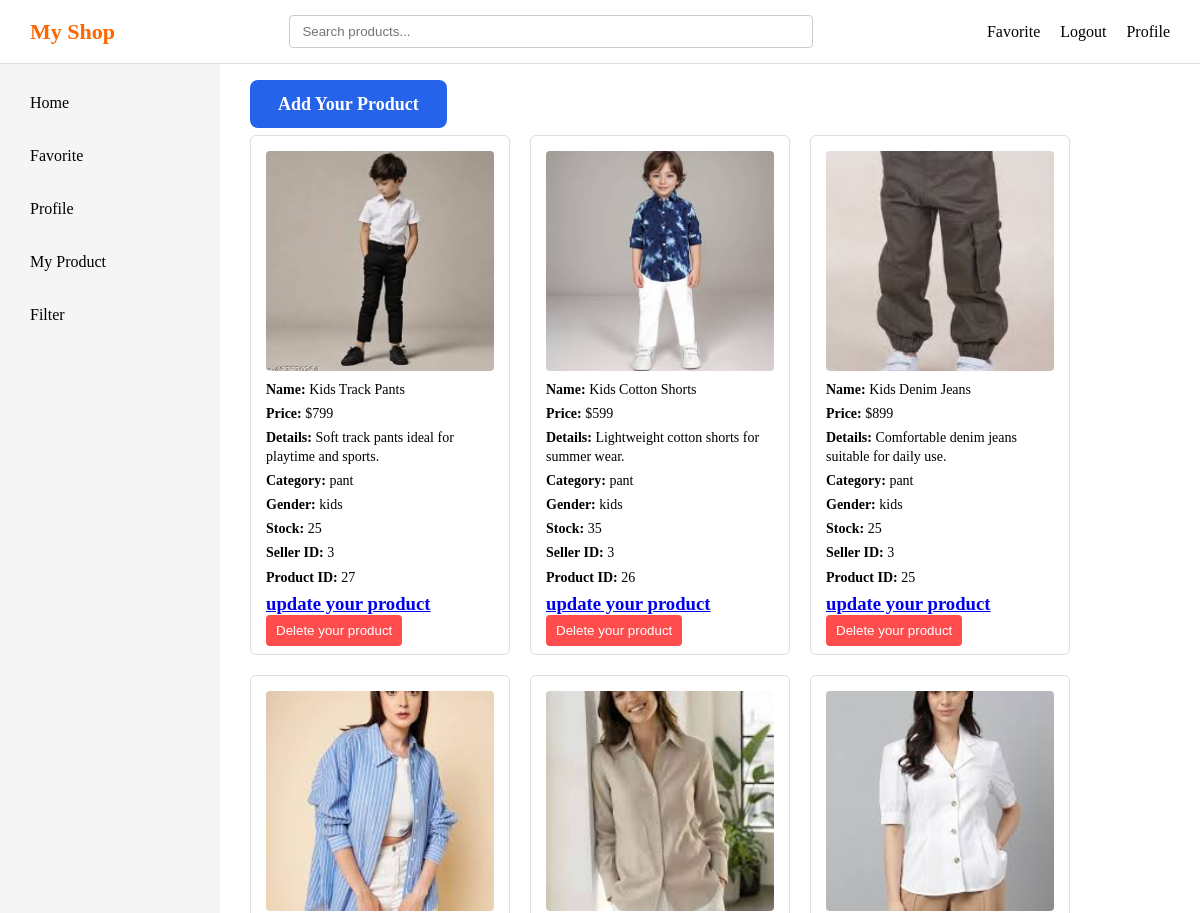
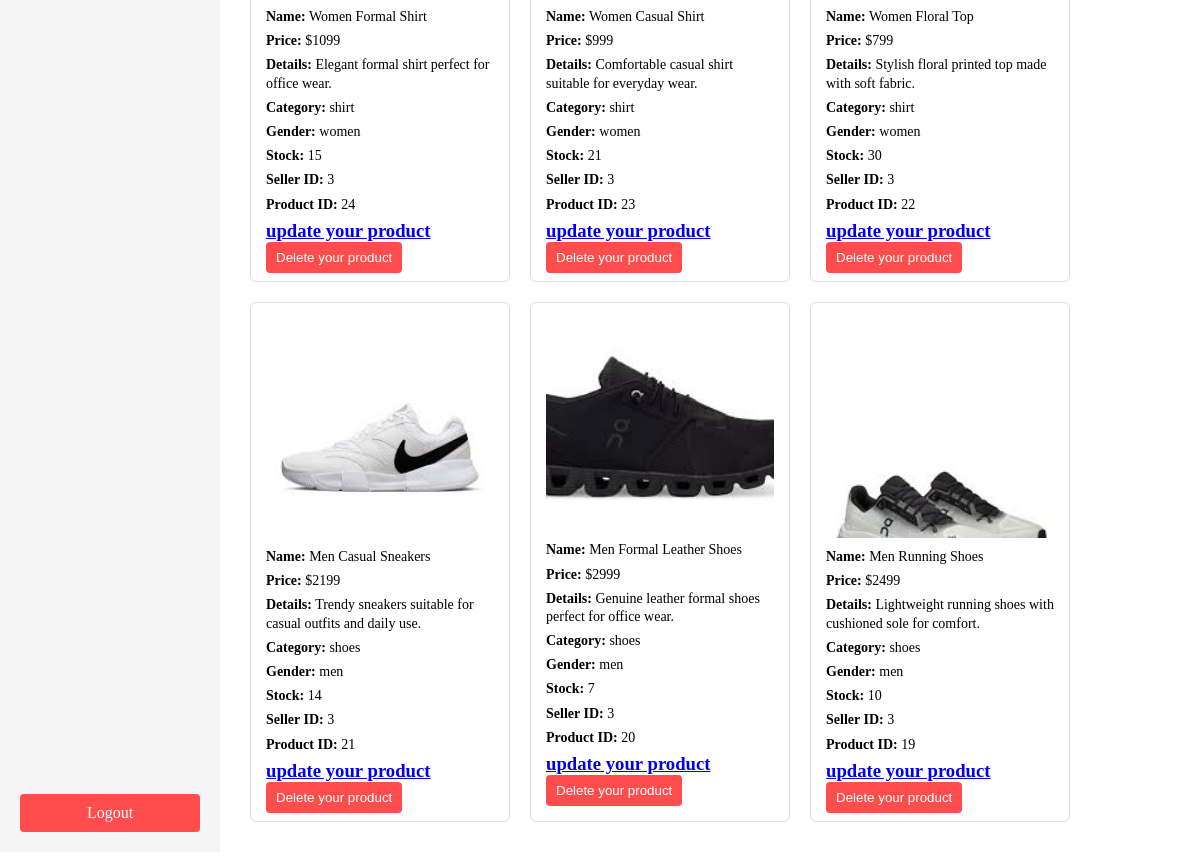
The page /myproduct (signed in) on the database its author committed (2 pictures, top to bottom).
### app/models/product.py (models this page shows)
class Product(db.Model):
    id=db.Column(db.Integer, primary_key = True)
    product_name = db.Column(db.String(100))
    product_price= db.Column(db.Integer)
    product_image= db.Column(db.String(200))
    product_details = db.Column(db.Text)
    product_category = db.Column(db.String(100))
    product_gender= db.Column(db.String(20))
    product_stock= db.Column(db.Integer)
    status = db.Column(db.String(10),nullable=False,default='active')
    seller_id = db.Column(db.Integer, db.ForeignKey('user.id'))

### app/product/routes.py (the view)
@product_bp.route('/myproduct')
def myproduct():
    if 'user' not in session:
        return redirect(url_for('auth.login'))
    username = session.get('user')
    user = User.query.filter_by(username= username).first()
    if user.user_type !='s':
        abort(404)
    seller_id = user.id
    query = Product.query.filter_by(seller_id = seller_id)
    category = request.args.get('category')
    gender = request.args.get('gender')
    price = request.args.get('price')
    if category:
        query = query.filter(Product.product_category.in_(category.split(',')))
    if gender:
        query = query.filter(Product.product_gender.in_(gender.split(',')))
    if price:
        query = query.filter(Product.product_price <= int(price))
    products = query.filter(Product.status == 'active').order_by(Product.id.desc()).all()
    product_list = []
    for p in products:
        product_list.append({
            "id": p.id,
            "name": p.product_name,
            "price": p.product_price,
            "image":p.product_image,
            "details":p.product_details,
            "category":p.product_category,
            "gender":p.product_gender,
            "stock":p.product_stock,
            "sellerId":p.seller_id
        })
    return render_template('myproduct.html' , user = user,products = products,products_json = product_list)

### app/templates/myproduct.html (shortened to what this page needs)
<!DOCTYPE html>
<html lang="en">
<head>
    <link rel="stylesheet" href="{{ url_for('static', filename='style.css') }}">
</head>
<body>
    <div class="header">
        <div class="logo">My Shop</div>
        <div class="searchbar" id="searchbar">
            <input type="text" id="search" placeholder="Search products..." />
        </div>
        <div class="right">
            <div class="favorite"><a href="/favorite">Favorite</a></div>
            <div class="logout"><a href="/logout">Logout</a></div>
            <div class="profile"><a href="/profile">Profile</a></div>
        </div>
    </div>
    <div class="layout">
        <div class="sidebar">
            <div class="top">
                <div class="home" id="sidebar-home">Home</div>
                <div class="favorite" id="sidebar-favorite">Favorite</div>
                <div class="profile" id="sidebar-profile">Profile</div>
                {% if user.user_type == 's' %}
                <div class="my_product" id="sidebar-myproduct">My Product</div>
                {% endif %}
                <div class="filter" id="sidebar-filter">Filter</div>
            </div>
            <div class="logout" id="sidebar-logout">Logout</div>
        </div>
        <div class="main">
            <div class="add-product-box">
                <a href="{{ url_for('product.addproduct', seller_id=user.id) }}">
                    Add Your Product
                </a>
            </div>
            {% if products %}
            <div class="products" id="products">
                {% for product in products %}
                <div class="product-card">
                    <img src="{{ url_for('static', filename='uploads/' + product.product_image) }}">
                    <p><strong>Name:</strong> {{ product.product_name }}</p>
                    <p><strong>Price:</strong> ${{ product.product_price }}</p>
                    <p><strong>Details:</strong> {{ product.product_details }}</p>
                    <p><strong>Category:</strong> {{ product.product_category }}</p>
                    <p><strong>Gender:</strong> {{ product.product_gender }}</p>
                    <p><strong>Stock:</strong> {{ product.product_stock }}</p>
                    <p><strong>Seller ID:</strong> {{ product.seller_id }}</p>
                    <p><strong>Product ID:</strong> {{ product.id }}</p>
                    <h3>
                        <a href="{{ url_for('product.update', product_id=product.id) }}">update your product</a>
                    </h3>
                    <form method="post" action="{{ url_for('product.delete', product_id=product.id) }}" class="delete-form"
                        onsubmit="return confirm('Are you sure, You want to delete this Product?');">
                        <button type="submit">Delete your product</button>
                    </form>
                </div>
                {% endfor %}
            </div>
            {% else %}
            <div class="notfound">
                <h1>this products are currently not available</h1>
            </div>
            {% endif %}
        </div>
    </div>
</body>
</html>

### app/static/style.css (style rules this page uses)
* { margin: 0; padding: 0; box-sizing: border-box; }
.header { display: flex; align-items: center; justify-content: space-between; padding: 15px 30px; background-color: #ffffff; border-bottom: 1px solid #ddd; width: 100%; }
.logo { font-size: 22px; font-weight: bold; color: #ff6600; white-space: nowrap; }
.searchbar { flex: 1; display: flex; justify-content: center; }
.searchbar input { width: 60%; min-width: 250px; padding: 8px 12px; border: 1px solid #ccc; border-radius: 4px; }
.right { display: flex; align-items: center; gap: 20px; white-space: nowrap; }
.right a, .right div { text-decoration: none; color: #000; cursor: pointer; font-weight: 500; }
.layout { display: flex; height: calc(100vh - 70px); }
.sidebar { width: 220px; height: 100%; background-color: #f5f5f5; padding: 20px; display: flex; flex-direction: column; }
.sidebar .top { flex: 1; overflow-y: auto; display: flex; flex-direction: column; gap: 15px; }
.sidebar .top div { padding: 10px; cursor: pointer; border-radius: 4px; }
.sidebar .logout { padding: 10px; background-color: #ff4d4d; color: white; text-align: center; border-radius: 4px; cursor: pointer; flex-shrink: 0; }
.main { flex: 1; padding: 30px; background-color: #ffffff; overflow-y: auto; }
.products { display: grid; grid-template-columns: repeat(auto-fill, 260px); gap: 20px; margin-top: 20px; }
.products > div { width: 260px; height: 520px; border: 1px solid #ddd; border-radius: 6px; padding: 15px; background-color: #fff; display: flex; flex-direction: column; overflow: hidden; }
.products img { width: 100%; height: 220px; object-fit: cover; border-radius: 4px; margin-bottom: 10px; }
.products p { font-size: 14px; margin-bottom: 6px; line-height: 1.3; }
.buybutton a, .products button { margin-top: auto; padding: 8px 10px; border-radius: 4px; text-align: center; background-color: #ff6600; color: white; text-decoration: none; border: none; cursor: pointer; }
.delete-form button { background-color: #ff4d4d; }
.add-product-box a { text-decoration: none; background-color: #2563eb; color: white; padding: 14px 28px; border-radius: 8px; font-size: 18px; font-weight: 600; transition: 0.3s ease; }

### rows shown on the page
Product: product_image (picture), product_name "Kids Track Pants", product_price "799", product_details "Soft track pants ideal for playtime and sports.", product_category "pant", product_gender "kids", product_stock "25", seller_id "3", id "27"
Product: product_image (picture), product_name "Kids Cotton Shorts", product_price "599", product_details "Lightweight cotton shorts for summer wear.", product_category "pant", product_gender "kids", product_stock "35", seller_id "3", id "26"
Product: product_image (picture), product_name "Kids Denim Jeans", product_price "899", product_details "Comfortable denim jeans suitable for daily use.", product_category "pant", product_gender "kids", product_stock "25", seller_id "3", id "25"
Product: product_image (picture), product_name "Women Formal Shirt", product_price "1099", product_details "Elegant formal shirt perfect for office wear.", product_category "shirt", product_gender "women", product_stock "15", seller_id "3", id "24"
Product: product_image (picture), product_name "Women Casual Shirt", product_price "999", product_details "Comfortable casual shirt suitable for everyday wear.", product_category "shirt", product_gender "women", product_stock "21", seller_id "3", id "23"
Product: product_image (picture), product_name "Women Floral Top", product_price "799", product_details "Stylish floral printed top made with soft fabric.", product_category "shirt", product_gender "women", product_stock "30", seller_id "3", id "22"
Product: product_image (picture), product_name "Men Casual Sneakers", product_price "2199", product_details "Trendy sneakers suitable for casual outfits and daily use.", product_category "shoes", product_gender "men", product_stock "14", seller_id "3", id "21"
Product: product_image (picture), product_name "Men Formal Leather Shoes", product_price "2999", product_details "Genuine leather formal shoes perfect for office wear.", product_category "shoes", product_gender "men", product_stock "7", seller_id "3", id "20"
Product: product_image (picture), product_name "Men Running Shoes", product_price "2499", product_details "Lightweight running shoes with cushioned sole for comfort.", product_category "shoes", product_gender "men", product_stock "10", seller_id "3", id "19"
